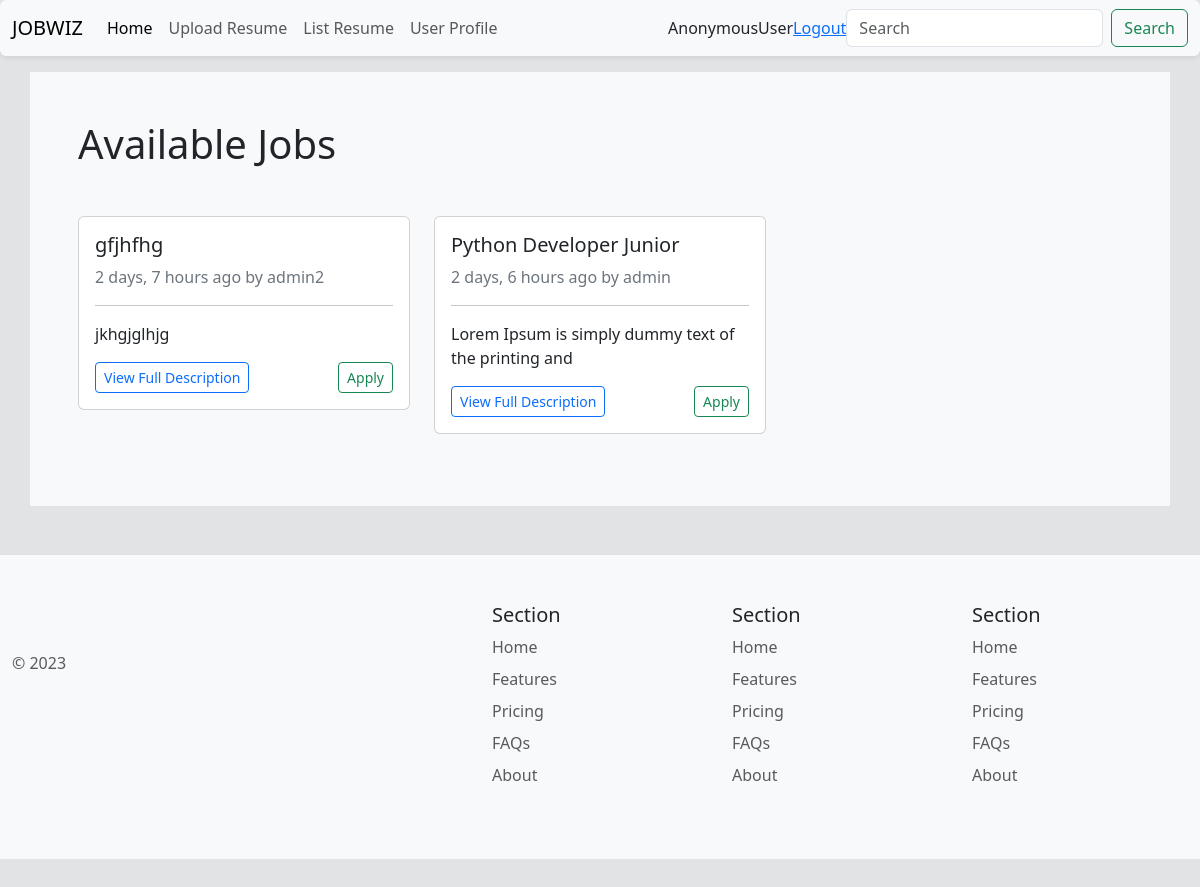
The page / on the database its author committed.
### jobs/models.py (models this page shows, shortened)
class JobDescription(models.Model):
    title = models.CharField(max_length=100)
    description = models.TextField(max_length=70,null=True, blank=True)
    pdf_file = models.FileField(upload_to='jobs/job_descriptions/')
    location = models.CharField(max_length=500,null=True, blank=True)
    created_date = models.DateTimeField(auto_now_add=True)
    created_by = models.ForeignKey(User, on_delete=models.CASCADE)
    def time_elapsed(self):
        return naturaltime(self.created_date)

### jobs/views.py (the view)
# urls.py: path('', views.jobs_list, name='job_list'),
def jobs_list(request):
    job_descriptions = JobDescription.objects.all()
    return render(request, 'jobs/job_list.html', {'job_descriptions':job_descriptions})

### jobs/templates/jobs/job_list.html (shortened to what this page needs)
{% extends 'main.html' %}
{% load humanize %}
{% block content %}
<div class="container p-5 bg-light">
<h2 class="display-6 mb-5">Available Jobs</h2>
{% if job_descriptions %}
<div class="row">
    {% for job in job_descriptions %}
    <div class="col-4 mb-4">
    <div class="card job-card">
      <div class="card-body">
        <h5 class="card-title"> {{job.title}} </h5>
        <span class="text-secondary "> {{job.time_elapsed}} by  {{job.created_by}} </span>
        <hr>
        <p  class="card-text" > {{job.description}} </p>
        <div class="d-flex justify-content-between">
          <a href="{{job.pdf_file.url}}" class="btn btn-outline-primary btn-sm ">View Full Description</a>
          <form  method="post" action="{% url 'apply_job' job.id %}">
        <button type="submit" class="btn btn-outline-success btn-sm ">Apply</a>
          </form>
        </div>
      </div>
    </div>
    </div>
    {% endfor %}
  </div>
  {% else %}
  <div>Nothing to show</div>
  {%endif %}
</div>
{% endblock content %}

### templates/main.html (style rules this page uses)
.job-card { transition: box-shadow 0.3s ease; }

### rows shown on the page
JobDescription: title "gfjhfhg", time_elapsed "2 days, 7 hours ago", created_by "admin2", description "jkhgjglhjg"
JobDescription: title "Python Developer Junior", time_elapsed "2 days, 6 hours ago", created_by "admin", description "Lorem Ipsum is simply dummy text of the printing and"

### other values the page prints
{{ request.user }} "AnonymousUser"
